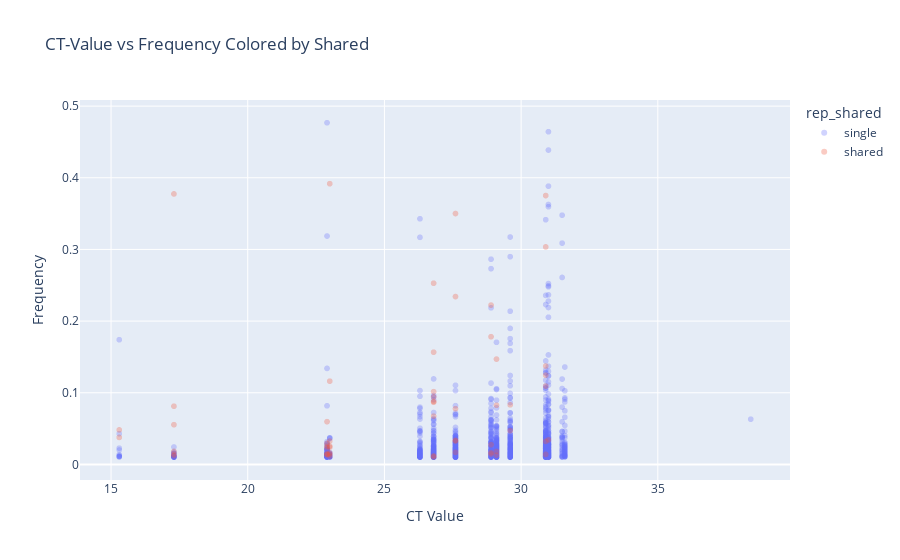

Notebook source saved alongside this figure:
### Code cell
import plotly.express as px

fig = px.scatter(vars, 
                 x="ct_value", 
                 y="avg_freq", 
                 color="rep_shared", 
                 title="CT-Value vs Frequency Colored by Shared",
                 labels={"ct_value": "CT Value", "avg_freq": "Frequency"},
                 opacity=0.3)  # Adjust transparency for better visibility

fig.show()

### Figure 1 — Plotly figure (JSON) as saved in the notebook; plotly's stock layout.template omitted (floating-point values rounded to 4 significant figures; data arrays with more than 128 entries replaced by an {"elided": "..."} marker saying what was removed)
{"data": [{"hovertemplate": "rep_shared=single<br>CT Value=%{x}<br>Frequency=%{y}<extra></extra>", "legendgroup": "single", "marker": {"color": "#636efa", "opacity": 0.3, "symbol": "circle"}, "mode": "markers", "name": "single", "showlegend": true, "type": "scattergl", "x": {"elided": "1837 float values"}, "xaxis": "x", "y": {"elided": "1837 float values"}, "yaxis": "y"}, {"hovertemplate": "rep_shared=shared<br>CT Value=%{x}<br>Frequency=%{y}<extra></extra>", "legendgroup": "shared", "marker": {"color": "#EF553B", "opacity": 0.3, "symbol": "circle"}, "mode": "markers", "name": "shared", "showlegend": true, "type": "scattergl", "x": [17.3, 17.3, 17.3, 17.3, 17.3, 17.3, 28.9, 28.9, 28.9, 28.9, 28.9, 30.9, 30.9, 30.9, 30.9, 30.9, 30.9, 30.9, 29.1, 29.1, 29.1, 29.1, 15.3, 15.3, 27.6, 27.6, 27.6, 27.6, 27.6, 27.6, 26.8, 26.8, 26.8, 26.8, 26.8, 26.8, 26.8, 26.8, 26.8, 22.9, 22.9, 22.9, 22.9, 22.9, 22.9, 22.9, 23, 23, 23, 23, 23, 23, 23, 23, 29.6, 29.6, 31], "xaxis": "x", "y": [0.3775, 0.0143, 0.01205, 0.01825, 0.05545, 0.0812, 0.0276, 0.2223, 0.01455, 0.0164, 0.1782, 0.3035, 0.0322, 0.1373, 0.1094, 0.014, 0.3752, 0.1245, 0.08255, 0.01805, 0.147, 0.0129, 0.0377, 0.04815, 0.3501, 0.03265, 0.0337, 0.07775, 0.2343, 0.01685, 0.1016, 0.08675, 0.2529, 0.0879, 0.01185, 0.01055, 0.0942, 0.1566, 0.0674, 0.0148, 0.05965, 0.02935, 0.02315, 0.0142, 0.01335, 0.02555, 0.3917, 0.01605, 0.1162, 0.0255, 0.0326, 0.0142, 0.02395, 0.01155, 0.04715, 0.08315, 0.0342], "yaxis": "y"}], "layout": {"legend": {"title": {"text": "rep_shared"}, "tracegroupgap": 0}, "title": {"text": "CT-Value vs Frequency Colored by Shared"}, "xaxis": {"anchor": "y", "domain": [0, 1], "title": {"text": "CT Value"}}, "yaxis": {"anchor": "x", "domain": [0, 1], "title": {"text": "Frequency"}}}}
